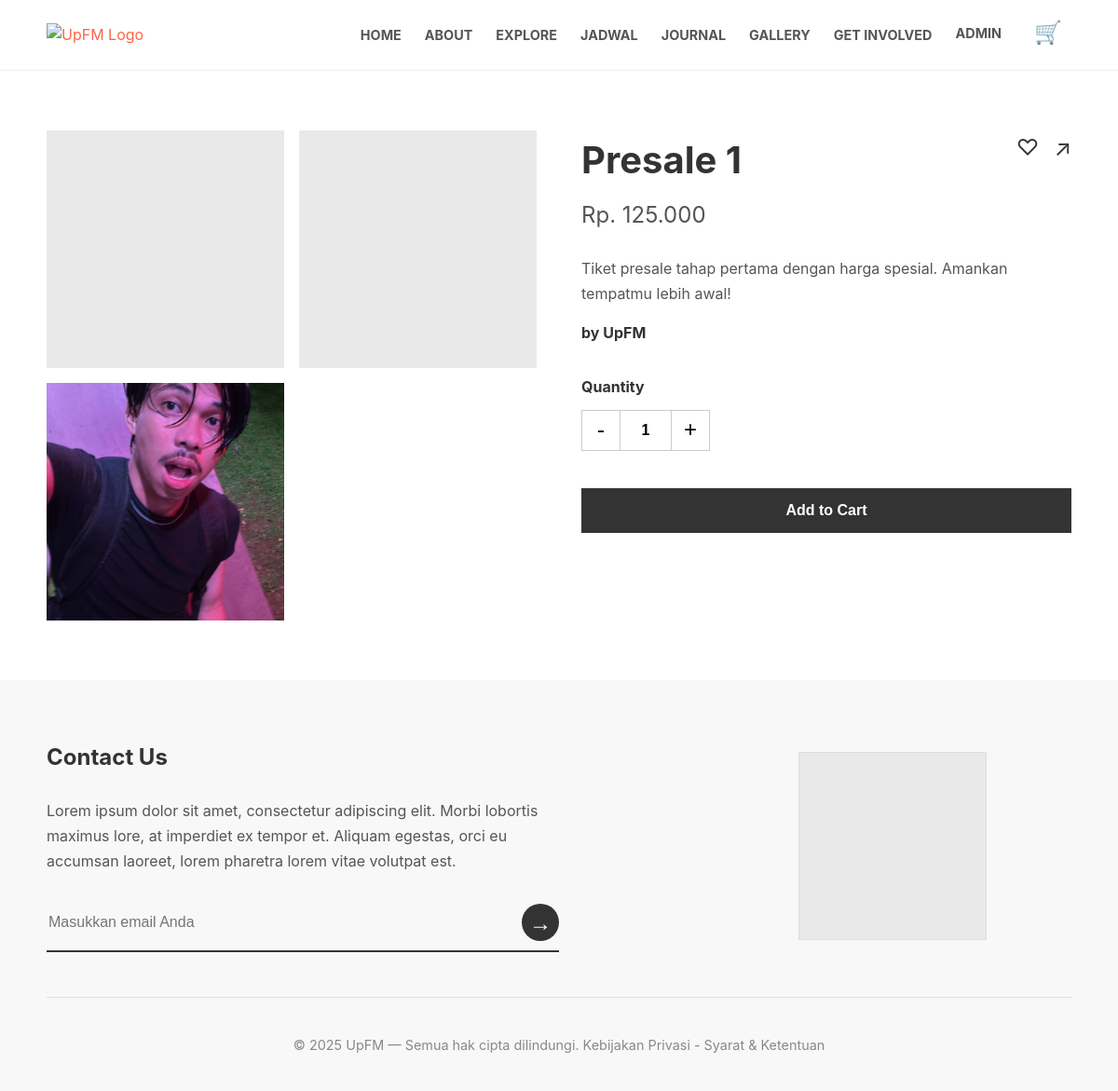
The app's page /account/beli_tiket.php?id=1 (signed in) with its own data.
### tables this page shows
CREATE TABLE `ticket_images` (
  `id` int(11) NOT NULL,
  `ticket_id` int(11) NOT NULL,
  `image_url` varchar(255) NOT NULL
);

CREATE TABLE `tickets` (
  `id` int(11) NOT NULL,
  `category_name` varchar(100) NOT NULL COMMENT 'Contoh: Presale 1, VIP, Daily Pass',
  `filter_tag` varchar(50) NOT NULL,
  `price` decimal(10,2) NOT NULL,
  `quantity_available` int(11) NOT NULL,
  `description` text DEFAULT NULL
);

### account/beli_tiket.php (the view, shortened to what this page needs)
<?php
require_once '../includes/db.php';
$ticket_id = isset($_GET['id']) ? (int)$_GET['id'] : 0;
$stmt = $conn->prepare("SELECT category_name, price, description FROM tickets WHERE id = ?");
$stmt->bind_param("i", $ticket_id);
$stmt->execute();
$ticket = $stmt->get_result()->fetch_assoc();
$images_stmt = $conn->prepare("SELECT image_url FROM ticket_images WHERE ticket_id = ? LIMIT 4");
$images_stmt->bind_param("i", $ticket_id);
$images_stmt->execute();
$ticket_images = $images_stmt->get_result()->fetch_all(MYSQLI_ASSOC);
require_once '../includes/header.php';
?>
<div class="container page-container">
    <?php if ($ticket): ?>
        <div class="product-page-wrapper">
            <div class="product-gallery">
                <?php if (!empty($ticket_images)): ?>
                    <?php foreach ($ticket_images as $image): ?>
                        <div class="gallery-image" style="background-image: url('/upfm_web/assets/images/tickets/<?php echo htmlspecialchars($image['image_url']); ?>');"></div>
                    <?php endforeach; ?>
                <?php else: ?>
                    <div class="gallery-image-placeholder"></div>
                <?php endif; ?>
            </div>
            <div class="product-details">
                <div class="product-actions">
                    <span>&#x2661;</span> <span>&#x2197;</span>
                </div>
                <h1><?php echo htmlspecialchars($ticket['category_name']); ?></h1>
                <p class="product-price">Rp. <?php echo number_format($ticket['price'], 0, ',', '.'); ?></p>
                <p class="product-description"><?php echo htmlspecialchars($ticket['description'] ?: 'Deskripsi tidak tersedia.'); ?></p>
                <p class="product-seller">by UpFM</p>
                <form action="/upfm_web/process/tambah_keranjang.php" method="POST">
                    <div class="detail-group">
                        <label>Quantity</label>
                        <div class="quantity-selector">
                            <button type="button" class="quantity-btn" id="minus-btn">-</button>
                            <input type="text" id="quantity-input" name="quantity" value="1" readonly>
                            <button type="button" class="quantity-btn" id="plus-btn">+</button>
                        </div>
                    </div>
                    <button type="submit" class="btn-add-to-cart">Add to Cart</button>
                </form>
            </div>
        </div>
    <?php endif; ?>
</div>
<?php require_once '../includes/footer.php'; ?>

### assets/css/style.css (style rules this page uses)
:root { --primary-color: #ff6347; --dark-color: #333; --light-gray: #f8f8f8; --placeholder-gray: #e9e9e9; --text-color: #555; }
body { font-family: -apple-system, BlinkMacSystemFont, "Segoe UI", Roboto, Helvetica, Arial, sans-serif; margin: 0; background: #fff; color: var(--dark-color); line-height: 1.6; }
.container { max-width: 1100px; margin: 0 auto; padding: 0 20px; }
h1, h2, h3 { font-weight: bold; }
.page-container { padding-top: 4rem; padding-bottom: 4rem; }
.product-price { font-size: 0.9rem; color: var(--text-color); margin-top: 5px; }
.product-page-wrapper { display: grid; grid-template-columns: 1fr 1fr; gap: 3rem; align-items: start; }
.product-gallery { display: grid; grid-template-columns: 1fr 1fr; gap: 1rem; }
.gallery-image, .gallery-image-placeholder { width: 100%; padding-bottom: 100%; background-color: var(--placeholder-gray); background-size: cover; background-position: center; }
.product-details { position: relative; }
.product-actions { position: absolute; top: 0; right: 0; font-size: 1.5rem; display: flex; gap: 1rem; }
.product-details h1 { font-size: 2.5rem; margin-top: 0; margin-bottom: 0.5rem; }
.product-price { font-size: 1.5rem; margin-bottom: 1.5rem; }
.product-description { color: var(--text-color); line-height: 1.7; margin-bottom: 1rem; }
.product-seller { font-weight: bold; margin-bottom: 2rem; }
.detail-group { margin-bottom: 1.5rem; }
.detail-group label { font-weight: bold; display: block; margin-bottom: 0.75rem; }
.quantity-selector { display: flex; border: 1px solid #ccc; width: fit-content; }
.quantity-btn { width: 40px; height: 40px; background: transparent; border: none; font-size: 1.5rem; cursor: pointer; }
#quantity-input { width: 50px; height: 40px; text-align: center; border: none; border-left: 1px solid #ccc; border-right: 1px solid #ccc; font-size: 1rem; font-weight: bold; }
.btn-add-to-cart { width: 100%; padding: 15px; background: var(--dark-color); color: white; border: none; font-size: 1rem; font-weight: bold; cursor: pointer; margin-top: 1rem; transition: background-color 0.2s ease; }

### records on screen
ticket_images: image_url (picture)
tickets: category_name "Presale 1", price "125.000", description "Tiket presale tahap pertama dengan harga spesial. Amankan tempatmu lebih awal!"

### other values on screen
$_SESSION['user_name'] "ADMIN"
